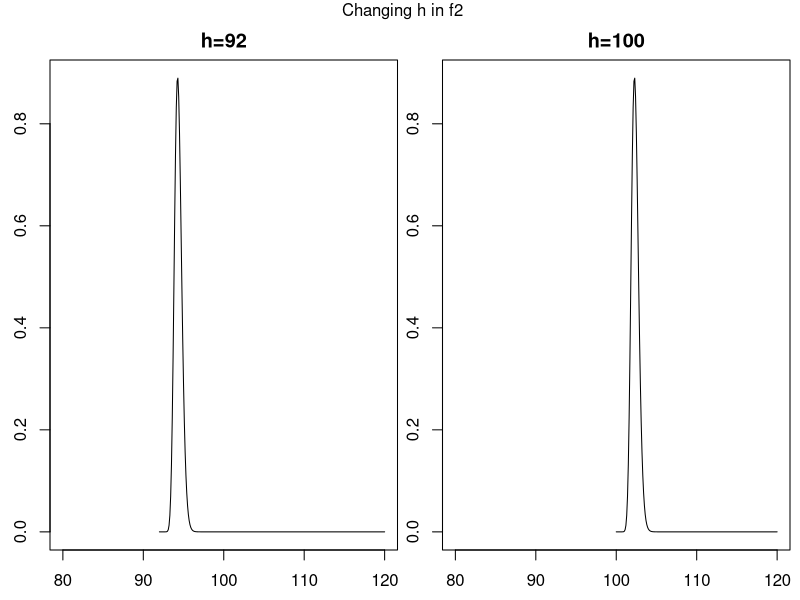
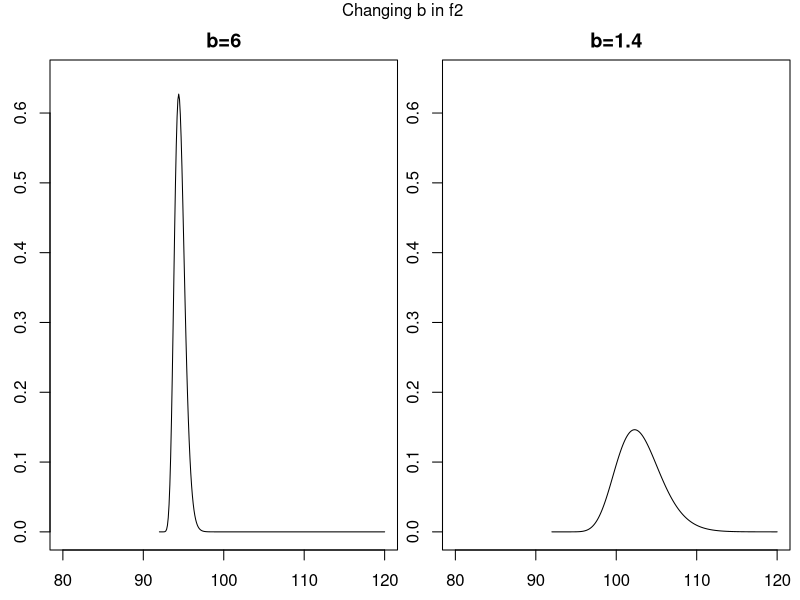
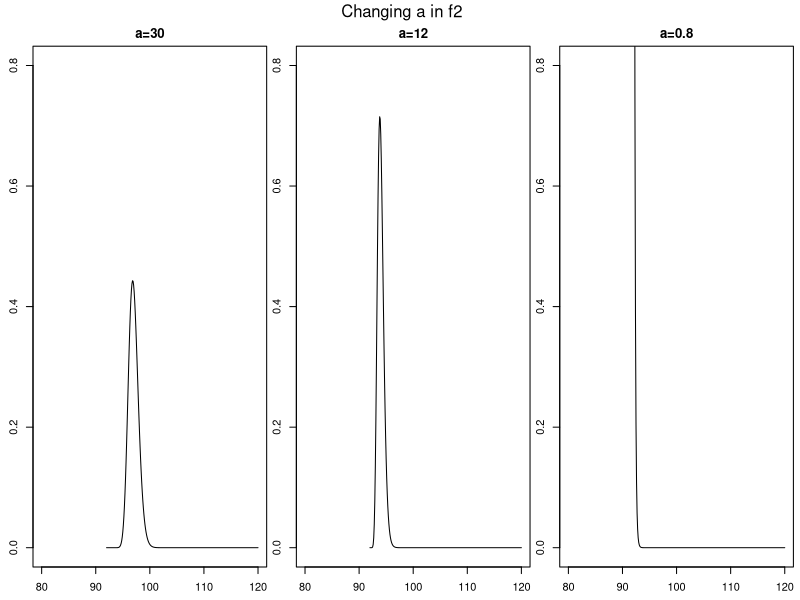

These figures' R source, in order:
## ---- chunk 1
knitr::opts_chunk$set(echo = TRUE)
## ---- chunk 2
f2 <- function(L,h=0,a=1,b=5){
# Make sure a > 0 and b > 0.

out <- rep(-1,length(L))
out[(L < h)] <- 0*L[(L < h)]
out[(L >= h)] <- b^a/gamma(a)*(L[(L >= h)]-h)^(a-1)*exp(-b*(L[(L >= h)]-h))

return(out)
}

a <- 26.8
b <- 11.4
h1 <- 92
L1 <- seq(h1,120,0.1)
y1 <- f2(L1,h1,a,b)

par(mfrow=c(1,2),mar=c(2,2,2,0.25),oma=c(0.5,0.5,1,0.25))
plot(L1,y1,type='l',xlim=c(80,120),main='h=92')

h2 <- 100
L2 <- seq(h2,120,0.1)
y2 <- f2(L2,h2,a,b)

plot(L2,y2,type='l',xlim=c(80,120),main='h=100')
mtext('Changing h in f2', side = 3, line = 0, outer = TRUE)
## ---- chunk 3
a <- 15.4
b1 <- 6
h <- 92
L1 <- seq(h,120,0.1)
y1 <- f2(L1,h,a,b1)

par(mfrow=c(1,2),mar=c(2,2,2,0.25),oma=c(0.5,0.5,1,0.25))
plot(L1,y1,type='l',xlim=c(80,120),ylim=c(0,0.65),main='b=6')

b2 <- 1.4
L2 <- seq(h,120,0.1)
y2 <- f2(L2,h,a,b2)

plot(L2,y2,type='l',xlim=c(80,120),ylim=c(0,0.65),main='b=1.4')
mtext('Changing b in f2', side = 3, line = 0, outer = TRUE)
## ---- chunk 4
a1 <- 30
b <- 6
h <- 92
L1 <- seq(h,120,0.1)
y1 <- f2(L1,h,a1,b)

par(mfrow=c(1,3),mar=c(2,2,2,0.25),oma=c(0.5,0.5,1.5,0.25))
plot(L1,y1,type='l',xlim=c(80,120),ylim=c(0,0.8),main='a=30')

a2 <- 12
L2 <- seq(h,120,0.1)
y2 <- f2(L2,h,a2,b)

plot(L2,y2,type='l',xlim=c(80,120),ylim=c(0,0.8),main='a=12')

a3 <- 0.8
L3 <- seq(h,120,0.1)
y3 <- f2(L2,h,a3,b)

plot(L3,y3,type='l',xlim=c(80,120),ylim=c(0,0.8),main='a=0.8')
mtext('Changing a in f2', side = 3, line = 0, outer = TRUE)
